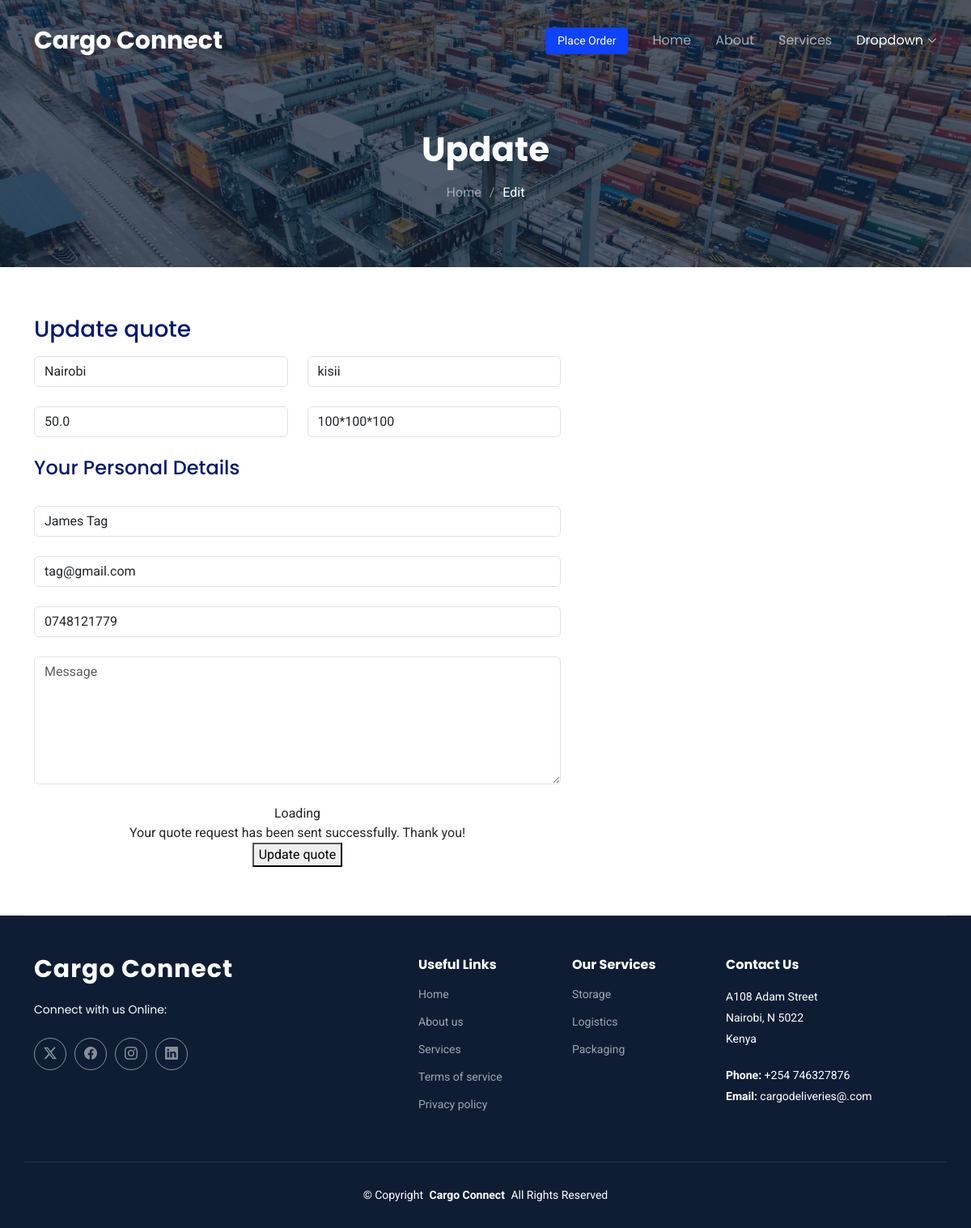
The app's page /edit/4 with its own data.
### deliveryapp/models.py (models this page shows, shortened)
class Order(models.Model):
    name = models.CharField(max_length=50)
    email = models.EmailField()
    phone = models.CharField(max_length=50)
    message = models.TextField()
    member = models.ForeignKey(Member, on_delete=models.CASCADE, related_name="order", null=True, blank=True)  # Link to the Quote
    departure_city = models.CharField(max_length=100)
    delivery_city = models.CharField(max_length=100)
    weight = models.FloatField()
    dimensions = models.CharField(max_length=100)
    driver = models.CharField(max_length=100, null=True, blank=True)
    price = models.DecimalField(max_digits=10, decimal_places=2, null=True, blank=True)
    status = models.CharField(
        max_length=20,
        choices=[("Pending", "Pending"),("in transit","in transit"), ("Completed", "Completed"), ("Canceled", "Canceled")],
        default="Pending",
    )
    created_at = models.DateTimeField(auto_now_add=True)
    updated_at = models.DateTimeField(auto_now=True)

### deliveryapp/views.py (the view)
# urls.py: path('edit/<int:id>', views.edit, name='edit'),
def edit(request, id):
    editorders = Order.objects.get(id=id)
    return render(request,'edit.html',{'orders':editorders})

### templates/edit.html (shortened to what this page needs)
<!DOCTYPE html>
<html lang="en">
<head>
    {% load static %}
  <link href="{% static 'assets/vendor/bootstrap/css/bootstrap.min.css' %}" rel="stylesheet">
  <link href="{% static 'assets/vendor/bootstrap-icons/bootstrap-icons.css' %}" rel="stylesheet">
  <link href="{% static 'assets/vendor/aos/aos.css' %}" rel="stylesheet">
  <link href="{% static 'assets/vendor/fontawesome-free/css/all.min.css' %}" rel="stylesheet">
  <link href="{% static 'assets/vendor/glightbox/css/glightbox.min.css' %}" rel="stylesheet">
  <link href="{% static 'assets/vendor/swiper/swiper-bundle.min.css' %}" rel="stylesheet">
  <link href="{% static 'assets/css/main.css' %}" rel="stylesheet">
</head>
<body class="starter-page-page">
  <header id="header" class="header d-flex align-items-center fixed-top">
    <div class="container-fluid container-xl position-relative d-flex align-items-center">
      <a href="index.html" class="logo d-flex align-items-center me-auto">
        <h1 class="sitename">Cargo Connect</h1>
      </a>
      <nav id="navmenu" class="navmenu">
        <ul>
          <li><a href="{% url 'index' %}">Home<br></a></li>
          <li><a href="{% url 'about' %}">About</a></li>
          <li><a href="{% url 'services' %}" >Services</a></li>
          <li class="dropdown"><a href="#" class="active"><span>Dropdown</span> <i class="bi bi-chevron-down toggle-dropdown"></i></a>
          </li>
        </ul>
      </nav>
      <a class="btn-getstarted" href="{% url 'quote' %}">Place Order</a>
    </div>
  </header>
  <main class="main">
    <div class="page-title dark-background" data-aos="fade" style="background-image: url({% static 'assets/img/page-title-bg.jpg' %});">
      <div class="container position-relative">
        <h1>Update</h1>
        <nav class="breadcrumbs">
          <ol>
            <li><a href="/index/">Home</a></li>
            <li class="current">Edit</li>
          </ol>
        </nav>
      </div>
    </div>
      <section id="get-a-quote" class="get-a-quote section">
      <div class="container">
        <div class="row g-0" data-aos="fade-up" data-aos-delay="100">
          <div class="col-lg-7" data-aos="fade-up" data-aos-delay="200">
            <form method="POST" action="/update/{{ orders.id }}" >
              <h3>Update quote</h3>
              <div class="row gy-4">
                <div class="col-md-6">
                  <input type="text" value="{{ orders.departure_city }}" name="departure" class="form-control" placeholder="City of Departure" required="">
                </div>
                <div class="col-md-6">
                  <input type="text" value="{{ orders.delivery_city }}" name="delivery" class="form-control" placeholder="Delivery City" required="">
                </div>
                <div class="col-md-6">
                  <input type="text" value="{{ orders.weight }}" name="weight" class="form-control" placeholder="Total Weight (kg)" required="">
                </div>
                <div class="col-md-6">
                  <input type="text" value="{{ orders.dimensions }}" name="dimensions" class="form-control" placeholder="Dimensions (cm)" required="">
                </div>
                <div class="col-lg-12">
                  <h4>Your Personal Details</h4>
                </div>
                <div class="col-12">
                  <input type="text" value="{{ orders.name }}" name="name" class="form-control" placeholder="Name" required="">
                </div>
                <div class="col-12 ">
                  <input type="email" value="{{ orders.email }}" class="form-control" name="email" placeholder="Email" required="">
                </div>
                <div class="col-12">
                  <input type="text" value="{{ orders.phone }}" class="form-control" name="phone" placeholder="Phone" required="">
                </div>
                <div class="col-12">
                  <textarea class="form-control" name="message" rows="6" placeholder="Message" required=""></textarea>
                </div>
                <div class="col-12 text-center">
                  <div class="loading">Loading</div>
                  <div class="sent-message">Your quote request has been sent successfully. Thank you!</div>
                  <button type="submit">Update quote</button>
                </div>
              </div>
            </form>
          </div>
        </div>
      </div>
    </section>
  </main>
  <footer id="footer" class="footer dark-background">
    <div class="container footer-top">
      <div class="row gy-4">
        <div class="col-lg-5 col-md-12 footer-about">
          <a href="index.html" class="logo d-flex align-items-center">
            <span class="sitename">Cargo Connect</span>
          </a>
          <p>Connect with us Online:</p>
          <div class="social-links d-flex mt-4">
            <a href=""><i class="bi bi-twitter-x"></i></a>
            <a href=""><i class="bi bi-facebook"></i></a>
            <a href=""><i class="bi bi-instagram"></i></a>
            <a href=""><i class="bi bi-linkedin"></i></a>
          </div>
        </div>
        <div class="col-lg-2 col-6 footer-links">
          <h4>Useful Links</h4>
          <ul>
            <li><a href="{% url 'index' %}">Home</a></li>
            <li><a href="{% url 'about' %}">About us</a></li>
            <li><a href="{% url 'services' %}">Services</a></li>
            <li><a href="#">Terms of service</a></li>
            <li><a href="#">Privacy policy</a></li>
          </ul>
        </div>
        <div class="col-lg-2 col-6 footer-links">
          <h4>Our Services</h4>
          <ul>
            <li><a href="#">Storage</a></li>
            <li><a href="#">Logistics</a></li>
            <li><a href="#">Packaging</a></li>
          </ul>
        </div>
        <div class="col-lg-3 col-md-12 footer-contact text-center text-md-start">
          <h4>Contact Us</h4>
          <p>A108 Adam Street</p>
          <p>Nairobi, N  5022</p>
          <p>Kenya</p>
          <p class="mt-4"><strong>Phone:</strong> <span>+254 746327876 </span></p>
          <p><strong>Email:</strong> <span>cargodeliveries@.com</span></p>
        </div>
      </div>
    </div>
    <div class="container copyright text-center mt-4">
      <p>© <span>Copyright</span> <strong class="px-1 sitename">Cargo Connect</strong> <span>All Rights Reserved</span></p>
    </div>
  </footer>
</body>
</html>

### records on screen
Order: departure "Nairobi", delivery "kisii", weight "50.0", dimensions "100*100*100", name "James Tag", email "tag@gmail.com", phone "0748121779"
